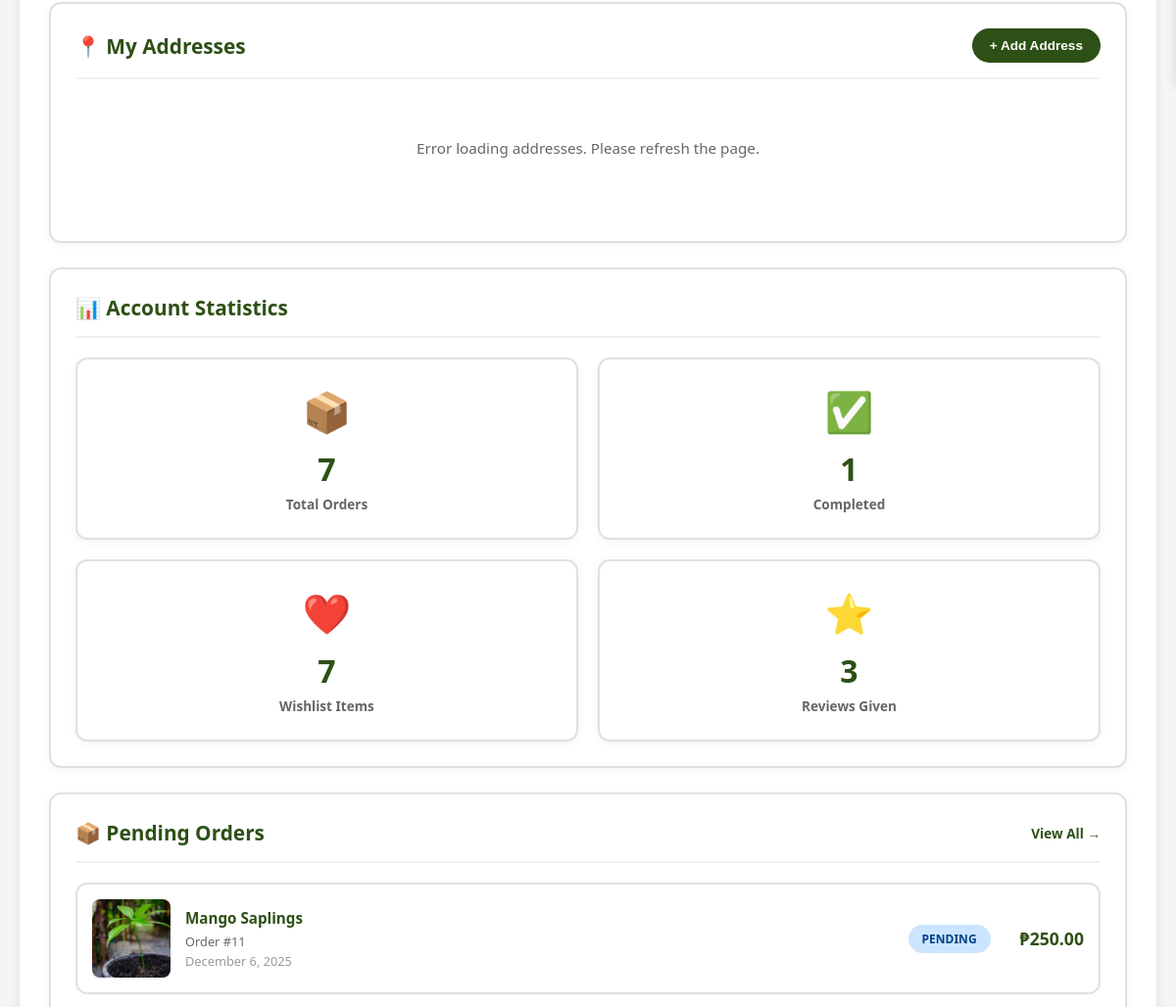
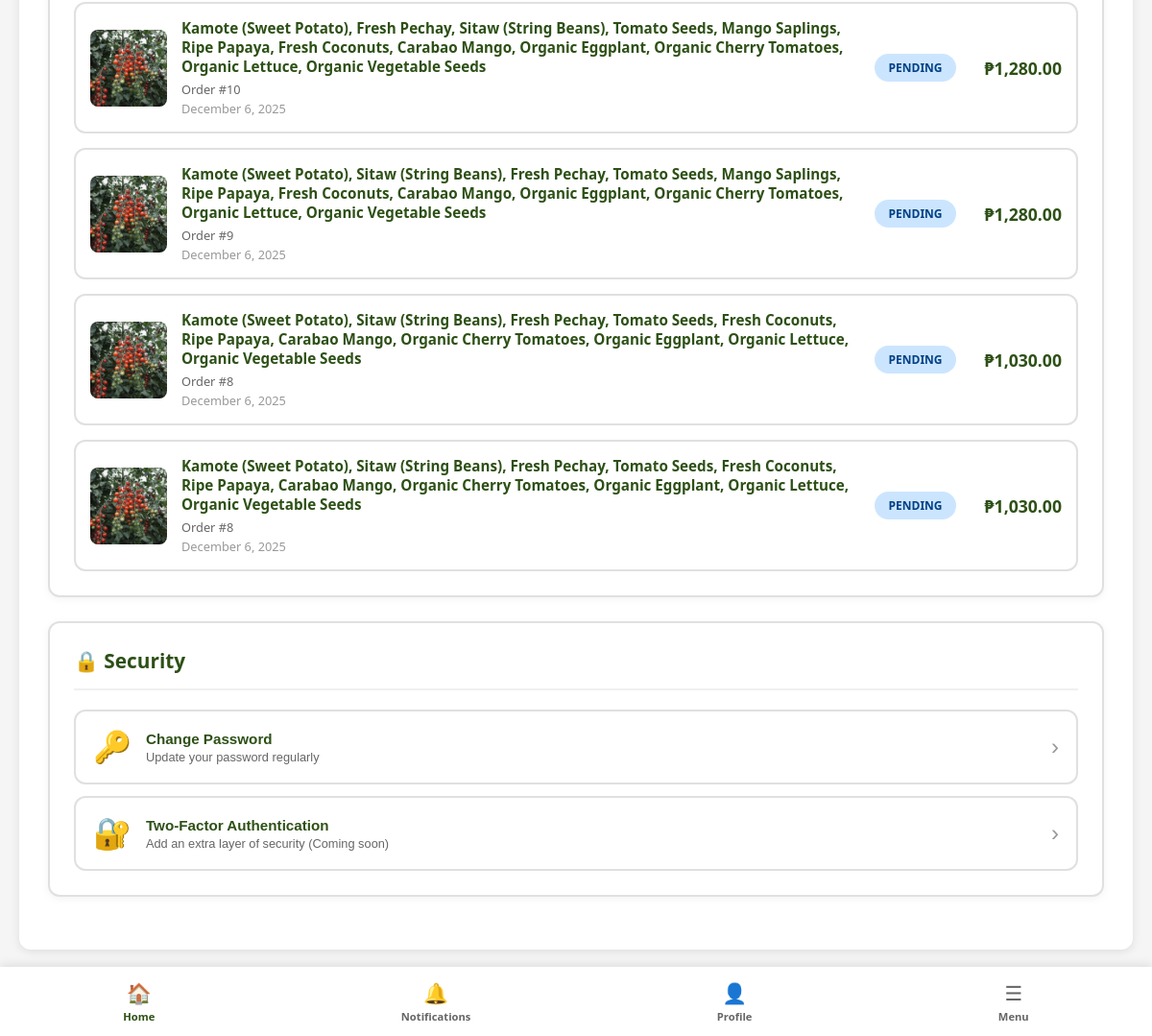
The app's page /public/profile/user (signed in, lower part), older data (2 pictures, top to bottom).
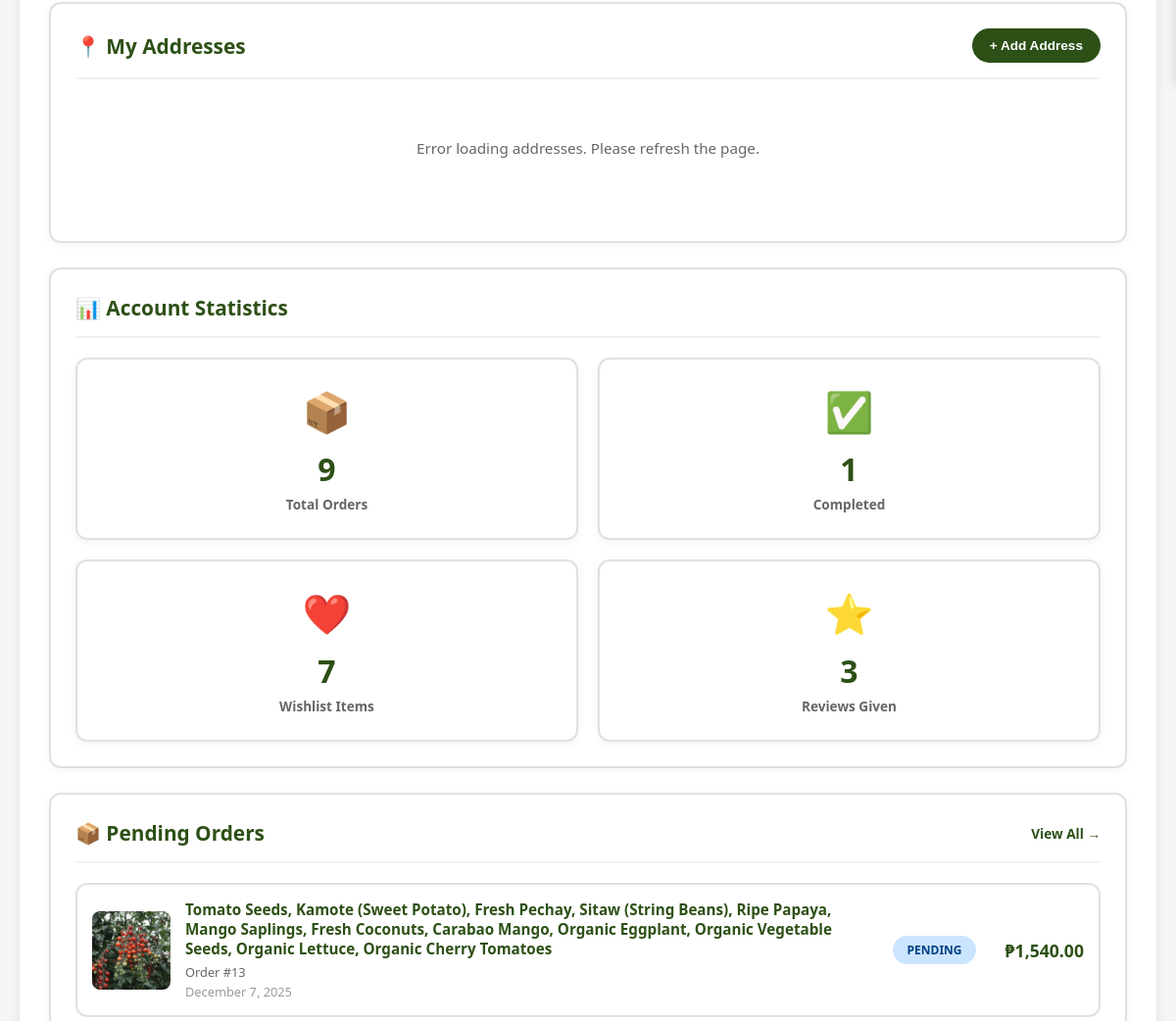
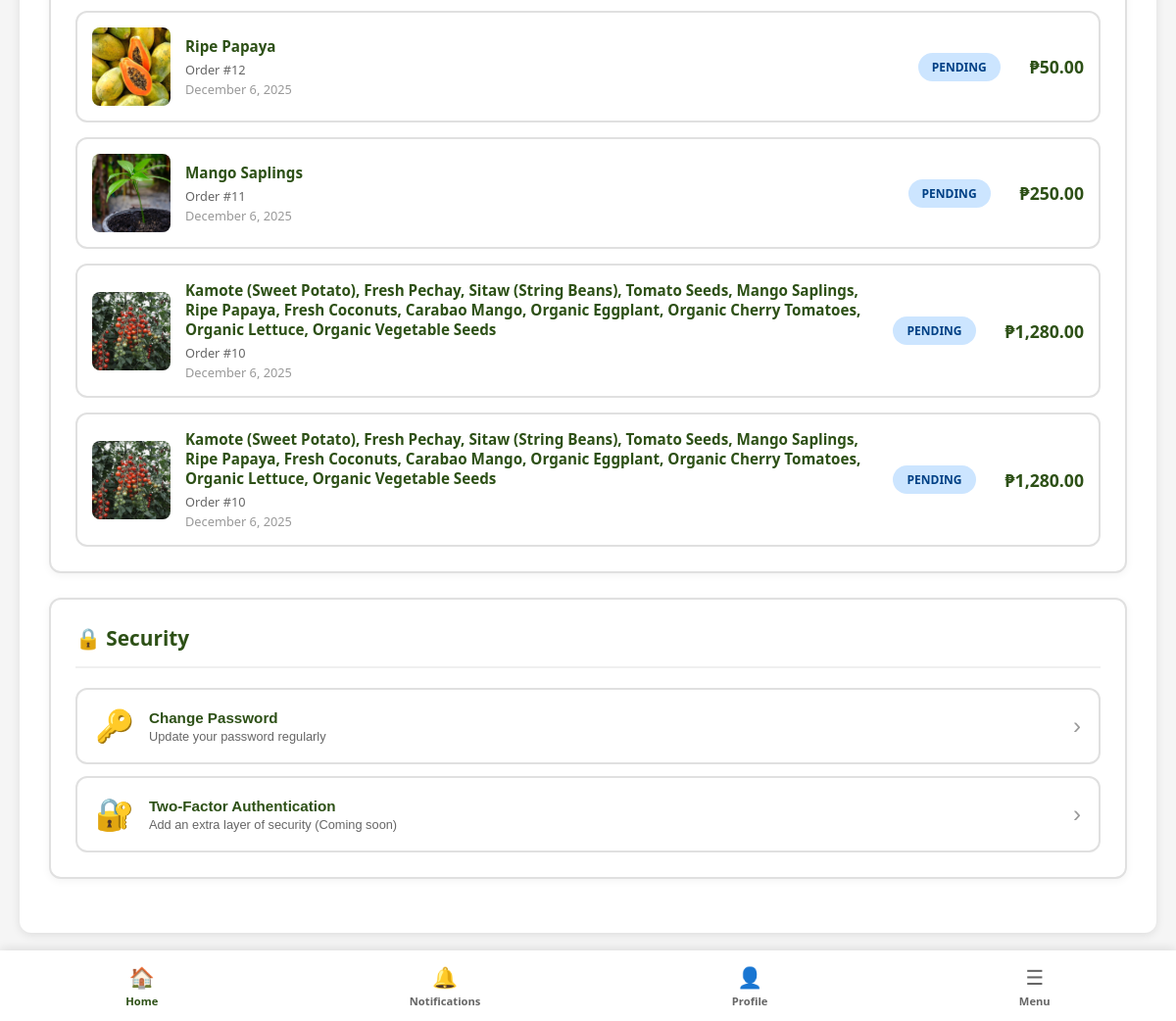
The same page, newer data (2 pictures, top to bottom).
### tables this page shows
CREATE TABLE `orders` (
  `orderID` int(11) NOT NULL,
  `buyerID` int(11) NOT NULL,
  `order_date` timestamp NOT NULL DEFAULT current_timestamp(),
  `total_amount` decimal(10,2) NOT NULL,
  `order_status` enum('pending','processing','shipped','delivered','cancelled') DEFAULT 'pending',
  `delivery_address` text NOT NULL,
  `delivery_municipality` varchar(100) NOT NULL,
  `delivery_province` varchar(100) NOT NULL,
  `delivery_postal_code` varchar(10) NOT NULL,
  `payment_method` enum('cash_on_delivery','gcash','bank_transfer') DEFAULT 'cash_on_delivery',
  `payment_status` enum('pending','paid','failed') DEFAULT 'pending',
  `payment_method_new` enum('cod','gcash','paymaya') NOT NULL DEFAULT 'cod',
  `shipping_fee` decimal(10,2) DEFAULT 0.00,
  `lgu_delivery_status` enum('pending_pickup','picked_up','in_transit','delivered','failed') DEFAULT 'pending_pickup',
  `assigned_rider_id` int(11) DEFAULT NULL,
  `rider_assigned_at` timestamp NULL DEFAULT NULL,
  `picked_up_at` timestamp NULL DEFAULT NULL,
  `delivered_at` timestamp NULL DEFAULT NULL,
  `payment_received_by_lgu_at` timestamp NULL DEFAULT NULL,
  `credited_to_seller_at` timestamp NULL DEFAULT NULL,
  `lgu_notes` text DEFAULT NULL,
  `receipt_generated` tinyint(1) DEFAULT 0,
  `notes` text DEFAULT NULL,
  `updated_at` timestamp NOT NULL DEFAULT current_timestamp() ON UPDATE current_timestamp()
);

### app/controllers/ProfileController.php (called while the page is built, shortened)
<?php
require_once __DIR__ . '/../models/User.php';
require_once __DIR__ . '/../../config/database.php';
class ProfileController
{
    private $userModel;
    public function __construct()
    {
        $this->userModel = new User();
    }
    public function getProfile()
    {
        $userID = $_SESSION['user_id'];
        $user = $this->userModel->getUserById($userID);
        return $user;
    }
    public function getUserStats($userID)
    {
        try {
            $db = new Database();
            $conn = $db->connect();
            $ordersQuery = "SELECT COUNT(*) as total_orders FROM orders WHERE buyerID = ?";
            $stmt = $conn->prepare($ordersQuery);
            $stmt->execute([$userID]);
            $ordersResult = $stmt->fetch(PDO::FETCH_ASSOC);
            $completedQuery = "SELECT COUNT(*) as completed_orders
                              FROM orders
                              WHERE buyerID = ? AND order_status = 'delivered'";
            $stmt = $conn->prepare($completedQuery);
            $stmt->execute([$userID]);
            $completedResult = $stmt->fetch(PDO::FETCH_ASSOC);
            $wishlistQuery = "SELECT COUNT(*) as wishlist_count FROM wishlist WHERE buyerID = ?";
            $stmt = $conn->prepare($wishlistQuery);
            $stmt->execute([$userID]);
            $wishlistResult = $stmt->fetch(PDO::FETCH_ASSOC);
            $reviewsQuery = "SELECT COUNT(*) as reviews_count FROM reviews WHERE buyerID = ?";
            $stmt = $conn->prepare($reviewsQuery);
            $stmt->execute([$userID]);
            $reviewsResult = $stmt->fetch(PDO::FETCH_ASSOC);
            return [
                'total_orders' => $ordersResult['total_orders'] ?? 0,
                'completed_orders' => $completedResult['completed_orders'] ?? 0,
                'wishlist_count' => $wishlistResult['wishlist_count'] ?? 0,
                'reviews_count' => $reviewsResult['reviews_count'] ?? 0
            ];
        } catch (Exception $e) {
            error_log("Get user stats error: " . $e->getMessage());
            return [
                'total_orders' => 0,
                'completed_orders' => 0,
                'wishlist_count' => 0,
                'reviews_count' => 0
            ];
        }
    }
    public function formatDate($dateString)
    {
        try {
            $date = new DateTime($dateString);
            return $date->format('F j, Y');
        } catch (Exception $e) {
            return 'Invalid date';
        }
    }
}

### app/models/User.php (called while the page is built, shortened)
<?php
require_once __DIR__ . '/../../config/database.php';
class User
{
    private $conn;
    private $table = 'users';
    public function __construct()
    {
        $database = new Database();
        $this->conn = $database->connect();
    }
    public function getUserById($userID)
    {
        try {
            $query = "SELECT * FROM " . $this->table . " WHERE userID = :userID LIMIT 1";
            $stmt = $this->conn->prepare($query);
            $stmt->bindParam(':userID', $userID);
            $stmt->execute();
            $result = $stmt->fetch(PDO::FETCH_ASSOC);
            return $result;
        } catch (PDOException $e) {
            error_log("Error in getUserById: " . $e->getMessage());
            return null;
        }
    }
}

### config/database.php (called while the page is built)
<?php
class Database
{
    private $host = "localhost";
    private $user = "root";
    private $pass = "";
    private $dbname = "agri_db";
    private $conn;
    public function connect()
    {
        if ($this->conn === null) {
            try {
                $dsn = "mysql:host={$this->host};dbname={$this->dbname};charset=utf8mb4";
                $this->conn = new PDO($dsn, $this->user, $this->pass);
                $this->conn->setAttribute(PDO::ATTR_ERRMODE, PDO::ERRMODE_EXCEPTION);
            } catch (PDOException $e) {
                die("Database Error: " . $e->getMessage());
            }
        }
        return $this->conn;
    }
}

### app/views/marketplace/profile.php (the view, shortened to what the changed rows need)
<?php
require_once BASE_PATH . '/app/controllers/ProfileController.php';
require_once BASE_PATH . '/config/database.php';
$profileController = new ProfileController();
$user = $profileController->getProfile();
$userStats = $profileController->getUserStats($user['userID']);
try {
    $db = new Database();
    $conn = $db->connect();
    $query = "SELECT
                o.orderID,
                o.order_date as created_at,
                o.total_amount,
                o.order_status as status,
                GROUP_CONCAT(p.product_name SEPARATOR ', ') as product_name,
                MIN(pi.image_path) as image
              FROM orders o
              JOIN order_items oi ON o.orderID = oi.orderID
              JOIN products p ON oi.productID = p.productID
              LEFT JOIN product_images pi ON p.productID = pi.productID AND pi.is_main = 1
              WHERE o.buyerID = ? AND o.order_status = 'pending'
              GROUP BY o.orderID
              ORDER BY o.order_date DESC
              LIMIT 5";
    $stmt = $conn->prepare($query);
    $stmt->execute([$user['userID']]);
    $recentOrders = $stmt->fetchAll(PDO::FETCH_ASSOC);
} catch (Exception $e) {
    error_log("Error fetching orders: " . $e->getMessage());
    $recentOrders = [];
}
?>
<!DOCTYPE html>
<html lang="en">
<head>
</head>
<body>
    <main class="main-content">
        <div class="profile-container">
            <div class="profile-content">
                <div class="profile-card">
                    <div class="card-header">
                        <h2>📍 My Addresses</h2>
                        <button class="card-add-btn" onclick="openAddAddressModal()">+ Add Address</button>
                    </div>
                    <div class="addresses-list" id="addressesContainer">
                    </div>
                </div>
                <div class="profile-card">
                    <div class="card-header">
                        <h2>📊 Account Statistics</h2>
                    </div>
                    <div class="stats-grid">
                        <div class="stat-card">
                            <div class="stat-icon">📦</div>
                            <div class="stat-value"><?php echo $userStats['total_orders']; ?></div>
                            <div class="stat-label">Total Orders</div>
                        </div>
                        <div class="stat-card">
                            <div class="stat-icon">✅</div>
                            <div class="stat-value"><?php echo $userStats['completed_orders']; ?></div>
                            <div class="stat-label">Completed</div>
                        </div>
                        <div class="stat-card">
                            <div class="stat-icon">❤️</div>
                            <div class="stat-value"><?php echo $userStats['wishlist_count']; ?></div>
                            <div class="stat-label">Wishlist Items</div>
                        </div>
                        <div class="stat-card">
                            <div class="stat-icon">⭐</div>
                            <div class="stat-value"><?php echo $userStats['reviews_count']; ?></div>
                            <div class="stat-label">Reviews Given</div>
                        </div>
                    </div>
                </div>
                <div class="profile-card">
                    <div class="card-header">
                        <h2>📦 Pending Orders</h2>
                        <a href="/agri_system/public/marketplace/myorders" class="view-all-link">View All →</a>
                    </div>
                    <div class="orders-list">
                        <?php if (empty($recentOrders)): ?>
                            <div class="empty-state">
                                <p>No pending orders. Start shopping in our marketplace!</p>
                                <a href="/agri_system/public/marketplace" class="btn-primary">Browse Products</a>
                            </div>
                        <?php else: ?>
                            <?php foreach ($recentOrders as $order): ?>
                                <div class="order-item" onclick="viewOrderDetails(<?php echo $order['orderID']; ?>)">
                                    <div class="order-image">
                                        <img src="<?php echo htmlspecialchars($order['image']); ?>" alt="Order">
                                    </div>
                                    <div class="order-info">
                                        <h3><?php echo htmlspecialchars($order['product_name']); ?></h3>
                                        <p class="order-id">Order #<?php echo htmlspecialchars($order['orderID']); ?></p>
                                        <p class="order-date"><?php echo $profileController->formatDate($order['created_at']); ?></p>
                                    </div>
                                    <div class="order-status <?php echo strtolower($order['status']); ?>">
                                        <?php echo htmlspecialchars($order['status']); ?>
                                    </div>
                                    <div class="order-price">₱<?php echo number_format($order['total_amount'], 2); ?></div>
                                </div>
                            <?php endforeach; ?>
                        <?php endif; ?>
                    </div>
                </div>
                <div class="profile-card">
                    <div class="card-header">
                        <h2>🔒 Security</h2>
                    </div>
                    <div class="security-list">
                        <button class="security-btn" onclick="changePassword()">
                            <div class="security-icon">🔑</div>
                            <div class="security-info">
                                <h3>Change Password</h3>
                                <p>Update your password regularly</p>
                            </div>
                            <span class="arrow">›</span>
                        </button>
                        <button class="security-btn" onclick="enable2FA()">
                            <div class="security-icon">🔐</div>
                            <div class="security-info">
                                <h3>Two-Factor Authentication</h3>
                                <p>Add an extra layer of security (Coming soon)</p>
                            </div>
                            <span class="arrow">›</span>
                        </button>
                    </div>
                </div>
            </div>
        </div>
    </main>
    <?php include BASE_PATH . '/app/views/marketplace/marketnav.php'; ?>
</body>
</html>

Row changes from the older to the newer data that the page shows:
no longer on this page (row unchanged): orders: product_name "Kamote (Sweet Potato), Sitaw (String Beans), Fresh Pechay, Tomato Seeds, Mango Saplings, Ripe Papaya, Fresh Coconuts, Carabao Mango, Organic Eggplant, Organic Cherry Tomatoes, Organic Lettuce, Organic Vegetable Seeds", orderID "9", order_date "December 6, 2025", order_status "PENDING", total_amount "1,280.00"
no longer on this page (row unchanged): orders: product_name "Kamote (Sweet Potato), Sitaw (String Beans), Fresh Pechay, Tomato Seeds, Fresh Coconuts, Ripe Papaya, Carabao Mango, Organic Cherry Tomatoes, Organic Eggplant, Organic Lettuce, Organic Vegetable Seeds", orderID "8", order_date "December 6, 2025", order_status "PENDING", total_amount "1,030.00"
added orders: product_name "Tomato Seeds, Kamote (Sweet Potato), Fresh Pechay, Sitaw (String Beans), Ripe Papaya, Mango Saplings, Fresh Coconuts, Carabao Mango, Organic Eggplant, Organic Vegetable Seeds, Organic Lettuce, Organic Cherry Tomatoes", orderID "13", order_date "December 7, 2025", order_status "PENDING", total_amount "1,540.00"
added orders: shows a picture, product_name "Ripe Papaya", orderID "12", order_date "December 6, 2025", order_status "PENDING", total_amount "50.00"
now on one of the page's lists (row unchanged): orders: orderID "10", order_date "December 6, 2025", order_status "PENDING", total_amount "1,280.00"
Text that changed along with them:
$userStats['total_orders']: "7" → "9"
